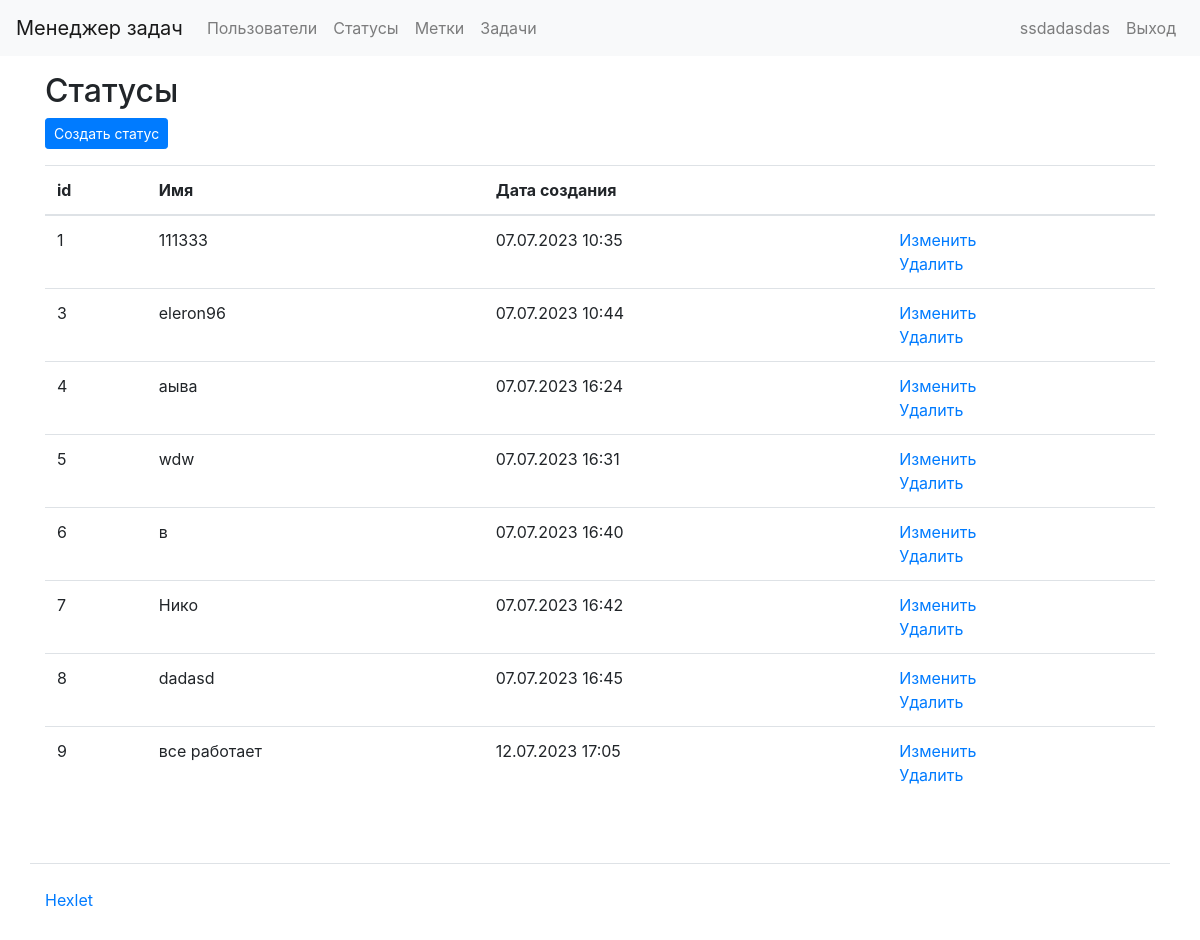
The app's page /statuses/ (signed in) with its own data.
### status/models.py (models this page shows, shortened)
class Status(models.Model):
    name = models.CharField(max_length=100)
    created_date = models.DateTimeField(auto_now_add=True)
    class Meta:
        app_label = 'status'

### status/views.py (the view)
# urls.py: path('statuses/', status_task, name='status_task'),
@login_required
def status_task(request):
    statuses = Status.objects.all()
    return render(request, 'status/status_task.html', {'statuses': statuses})

### task_manager/templates/status/status_task.html (shortened to what this page needs)
{% extends "base.html" %}
{% load i18n %}
{% block content %}
  <h2>Статусы</h2>
  <div class="mb-3">
    <a href="{% url 'create_status' %}" class="btn btn-primary btn-sm">{% trans "Создать статус" %}</a>
  </div>
  <table class="table">
    <thead>
      <tr>
        <th scope="col">id</th>
        <th scope="col">Имя</th>
        <th scope="col">Дата создания</th>
        <th scope="col"></th>
      </tr>
    </thead>
    <tbody>
      {% for status in statuses %}
      <tr>
        <td>{{ status.id }}</td>
        <td>{{ status.name }}</td>
        <td>{{ status.created_date|date:"d.m.Y H:i"  }}</td>
        <td>
          <a href="{% url 'edit_status' status.id %}">Изменить</a>
          <br>
          <a href="{% url 'delete_status' status.id %}">{% trans "Delete" %}</a>
        </td>
      </tr>
      {% endfor %}
    </tbody>
  </table>
{% endblock %}

### task_manager/templates/header.html (shortened to what this page needs)
{% load i18n %}
<nav class="navbar navbar-expand-lg navbar-light bg-light mb-3">
  <a class="navbar-brand" href="/">{% block navbar_brand %}Менеджер задач{% endblock %}</a>
  <div class="collapse navbar-collapse" id="navbarToggleExternalContent">
    <ul class="navbar-nav mr-auto">
      <li class="nav-item">
        <a class="nav-link" href="/users/">{% block navlink1 %}Пользователи{% endblock %}</a>
      </li>
      {% if user.is_authenticated %}
        <li class="nav-item">
          <a class="nav-link" href="/statuses/">{% trans "Статусы" %}</a>
        </li>
        <li class="nav-item">
          <a class="nav-link" href="/labels/">{% trans "Метки" %}</a>
        </li>
        <li class="nav-item">
          <a class="nav-link" href="/tasks/">{% trans "Задачи" %}</a>
        </li>
      {% endif %}
    </ul>
    <ul class="navbar-nav">
      {% if user.is_authenticated %}
        <li class="nav-item">
          <span class="navbar-text mr-2">{{ user.username }}</span>
        </li>
        <li class="nav-item">
          <a class="nav-link" href="{% url 'logout' %}">{% trans "Выход" %}</a>
        </li>
      {% endif %}
    </ul>
  </div>
</nav>

### records on screen
Status: id "1", name "111333", created_date "07.07.2023 10:35"
Status: id "3", name "eleron96", created_date "07.07.2023 10:44"
Status: id "4", name "аыва", created_date "07.07.2023 16:24"
Status: id "5", name "wdw", created_date "07.07.2023 16:31"
Status: id "6", name "в", created_date "07.07.2023 16:40"
Status: id "7", name "Нико", created_date "07.07.2023 16:42"
Status: id "8", name "dadasd", created_date "07.07.2023 16:45"
Status: id "9", name "все работает", created_date "12.07.2023 17:05"

### other values on screen
{{ user.username }} "ssdadasdas"
